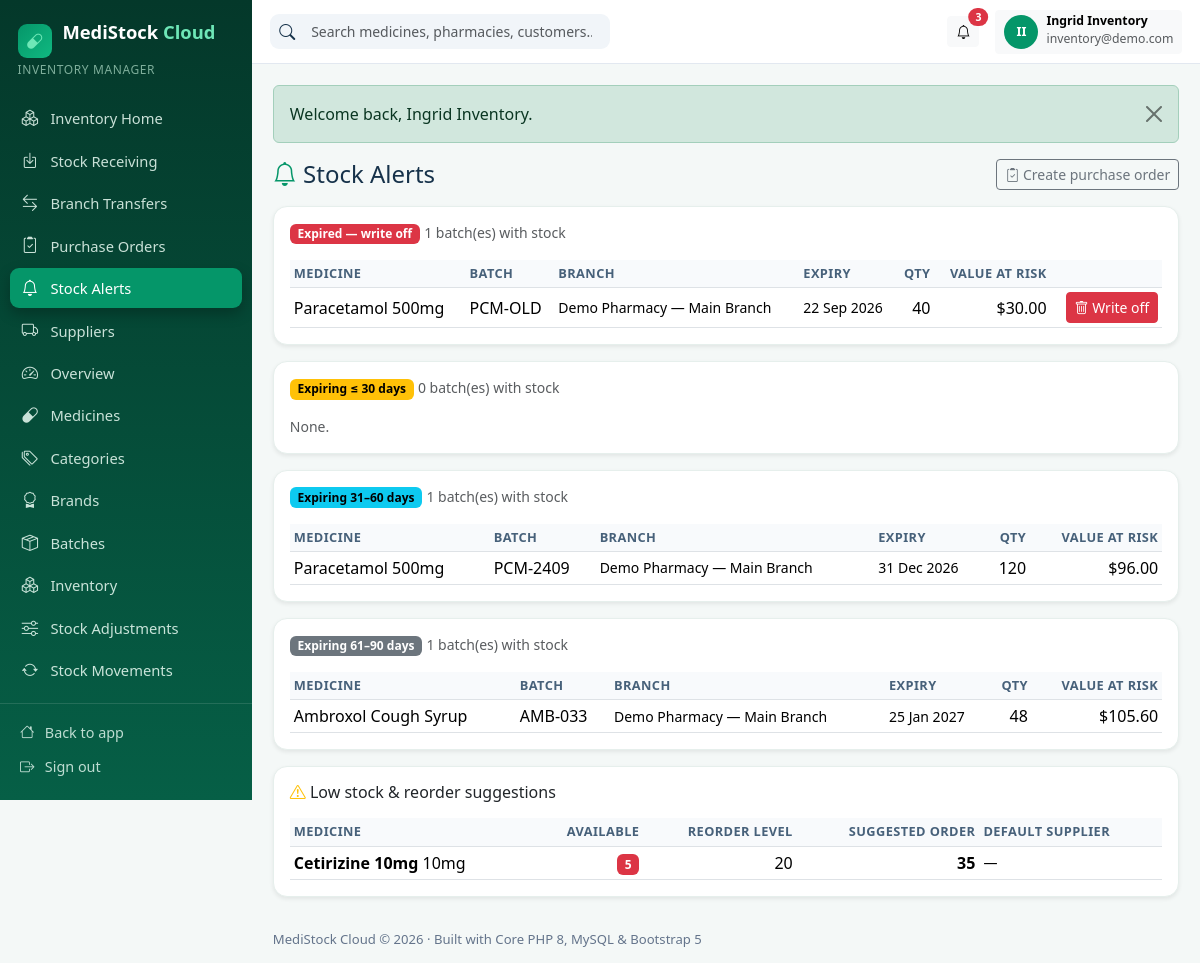
Page /inventory/alerts.php (signed in) on the committed database.
### tables this page shows
CREATE TABLE IF NOT EXISTS users (
    id                        INT UNSIGNED AUTO_INCREMENT PRIMARY KEY,
    tenant_id                 INT UNSIGNED NULL,           
    role_id                   INT UNSIGNED NOT NULL,
    name                      VARCHAR(120) NOT NULL,
    email                     VARCHAR(190) NOT NULL UNIQUE,
    password_hash             VARCHAR(255) NOT NULL,
    phone                     VARCHAR(40)  NULL,
    status                    ENUM('active','inactive','invited') NOT NULL DEFAULT 'active',
    email_verified_at         DATETIME NULL,
    email_verification_token  VARCHAR(100) NULL,
    invitation_token          VARCHAR(100) NULL,
    invited_at                DATETIME NULL,
    last_login_at             DATETIME NULL,
    created_at                TIMESTAMP NULL,
    updated_at                TIMESTAMP NULL,
    deleted_at                TIMESTAMP NULL,
    INDEX idx_users_tenant (tenant_id),
    CONSTRAINT fk_users_tenant FOREIGN KEY (tenant_id) REFERENCES tenants (id) ON DELETE CASCADE,
    CONSTRAINT fk_users_role   FOREIGN KEY (role_id)   REFERENCES roles (id)   ON DELETE RESTRICT
);

CREATE TABLE IF NOT EXISTS roles (
    id          INT UNSIGNED AUTO_INCREMENT PRIMARY KEY,
    `key`       VARCHAR(50)  NOT NULL UNIQUE,
    name        VARCHAR(100) NOT NULL,
    description VARCHAR(255) NULL,
    created_at  TIMESTAMP NULL,
    updated_at  TIMESTAMP NULL
);

CREATE TABLE IF NOT EXISTS batches (
    id                 INT UNSIGNED AUTO_INCREMENT PRIMARY KEY,
    tenant_id          INT UNSIGNED NOT NULL,
    branch_id          INT UNSIGNED NOT NULL,
    medicine_id        INT UNSIGNED NOT NULL,
    supplier_id        INT UNSIGNED NULL,
    batch_number       VARCHAR(60) NOT NULL,
    manufacturing_date DATE NULL,
    expiry_date        DATE NOT NULL,
    purchase_price     DECIMAL(10,2) NOT NULL DEFAULT 0,
    selling_price      DECIMAL(10,2) NOT NULL DEFAULT 0,
    quantity           INT NOT NULL DEFAULT 0,
    quantity_received  INT NOT NULL DEFAULT 0,
    created_at         TIMESTAMP NULL,
    updated_at         TIMESTAMP NULL,
    deleted_at         TIMESTAMP NULL,
    UNIQUE KEY uq_batch (tenant_id, branch_id, medicine_id, batch_number, expiry_date),
    INDEX idx_batch_expiry (tenant_id, expiry_date),
    INDEX idx_batch_fefo (tenant_id, medicine_id, expiry_date),
    CONSTRAINT fk_batch_tenant   FOREIGN KEY (tenant_id)   REFERENCES tenants (id)   ON DELETE CASCADE,
    CONSTRAINT fk_batch_branch   FOREIGN KEY (branch_id)   REFERENCES branches (id)  ON DELETE RESTRICT,
    CONSTRAINT fk_batch_medicine FOREIGN KEY (medicine_id) REFERENCES medicines (id) ON DELETE RESTRICT,
    CONSTRAINT fk_batch_supplier FOREIGN KEY (supplier_id) REFERENCES suppliers (id) ON DELETE SET NULL
);

CREATE TABLE IF NOT EXISTS medicines (
    id                    INT UNSIGNED AUTO_INCREMENT PRIMARY KEY,
    tenant_id             INT UNSIGNED NOT NULL,
    category_id           INT UNSIGNED NULL,
    brand_id              INT UNSIGNED NULL,
    name                  VARCHAR(180) NOT NULL,
    generic_name          VARCHAR(180) NULL,
    sku                   VARCHAR(60) NULL,
    barcode               VARCHAR(60) NULL,
    strength              VARCHAR(60) NULL,
    dosage_form           VARCHAR(60) NULL,
    unit                  VARCHAR(30) NOT NULL DEFAULT 'tablet',
    rack_location         VARCHAR(60) NULL,
    photo_path            VARCHAR(255) NULL,
    manufacturer          VARCHAR(140) NULL,
    default_supplier_id   INT UNSIGNED NULL,
    default_purchase_price DECIMAL(10,2) NOT NULL DEFAULT 0,
    default_selling_price  DECIMAL(10,2) NOT NULL DEFAULT 0,
    status                ENUM('active','inactive') NOT NULL DEFAULT 'active',
    reorder_level         INT NOT NULL DEFAULT 10,
    requires_prescription TINYINT(1) NOT NULL DEFAULT 0,
    description           TEXT NULL,
    created_at            TIMESTAMP NULL,
    updated_at            TIMESTAMP NULL,
    deleted_at            TIMESTAMP NULL,
    INDEX idx_med_tenant (tenant_id, name),
    INDEX idx_med_barcode (tenant_id, barcode),
    CONSTRAINT fk_med_tenant FOREIGN KEY (tenant_id) REFERENCES tenants (id) ON DELETE CASCADE,
    CONSTRAINT fk_med_cat    FOREIGN KEY (category_id) REFERENCES categories (id) ON DELETE SET NULL,
    CONSTRAINT fk_med_brand  FOREIGN KEY (brand_id) REFERENCES brands (id) ON DELETE SET NULL,
    CONSTRAINT fk_med_supplier FOREIGN KEY (default_supplier_id) REFERENCES suppliers (id) ON DELETE SET NULL
);

CREATE TABLE IF NOT EXISTS branches (
    id         INT UNSIGNED AUTO_INCREMENT PRIMARY KEY,
    tenant_id  INT UNSIGNED NOT NULL,
    name       VARCHAR(140) NOT NULL,
    code       VARCHAR(30)  NOT NULL,
    phone      VARCHAR(40)  NULL,
    email      VARCHAR(190) NULL,
    address    VARCHAR(255) NULL,
    city       VARCHAR(100) NULL,
    is_main    TINYINT(1) NOT NULL DEFAULT 0,
    status     ENUM('active','inactive') NOT NULL DEFAULT 'active',
    created_at TIMESTAMP NULL,
    updated_at TIMESTAMP NULL,
    deleted_at TIMESTAMP NULL,
    UNIQUE KEY uq_branch_code (tenant_id, code),
    CONSTRAINT fk_branch_tenant FOREIGN KEY (tenant_id) REFERENCES tenants (id) ON DELETE CASCADE
);

### public/inventory/alerts.php (the view, shortened to what the rows shown need)
<?php
$user = require_tenant();
$tid = tenant_id();
$pdo = db();
$buckets = [
    'Expired — write off' => ['expiry_date < CURDATE()', 'danger'],
    'Expiring ≤ 30 days' => ['expiry_date BETWEEN CURDATE() AND DATE_ADD(CURDATE(), INTERVAL 30 DAY)', 'warning'],
    'Expiring 31–60 days' => ['expiry_date BETWEEN DATE_ADD(CURDATE(), INTERVAL 31 DAY) AND DATE_ADD(CURDATE(), INTERVAL 60 DAY)', 'info'],
    'Expiring 61–90 days' => ['expiry_date BETWEEN DATE_ADD(CURDATE(), INTERVAL 61 DAY) AND DATE_ADD(CURDATE(), INTERVAL 90 DAY)', 'secondary'],
];
$bucketRows = [];
foreach ($buckets as $label => [$cond, $tone]) {
    $stmt = $pdo->prepare(
        "SELECT b.id, b.batch_number, b.expiry_date, b.quantity, b.purchase_price, m.name, br.name AS branch_name
           FROM batches b JOIN medicines m ON m.id = b.medicine_id JOIN branches br ON br.id = b.branch_id
          WHERE b.tenant_id = ? AND b.quantity > 0 AND b.deleted_at IS NULL AND {$cond}
          ORDER BY b.expiry_date ASC LIMIT 25"
    );
    $stmt->execute([$tid]);
    $bucketRows[$label] = [$tone, $stmt->fetchAll()];
}
$low = $pdo->prepare(
    'SELECT m.name, m.strength, m.reorder_level, s.name AS supplier_name,
            COALESCE(SUM(CASE WHEN b.expiry_date >= CURDATE() THEN b.quantity ELSE 0 END), 0) AS available
       FROM medicines m
       LEFT JOIN batches b ON b.medicine_id = m.id AND b.tenant_id = m.tenant_id AND b.deleted_at IS NULL
       LEFT JOIN suppliers s ON s.id = m.default_supplier_id
      WHERE m.tenant_id = ? AND m.deleted_at IS NULL AND m.status = "active"
      GROUP BY m.id HAVING available <= m.reorder_level ORDER BY available ASC'
);
$low->execute([$tid]);
$low = $low->fetchAll();
admin_header('Stock Alerts', 'inventory/alerts.php');
?>
<?php foreach ($bucketRows as $label => [$tone, $rows]): ?>
<div class="card shadow-sm mb-3"><div class="card-body">
  <h6 class="mb-3"><span class="badge text-bg-<?= e($tone) ?>"><?= e($label) ?></span> <span class="text-muted small"><?= count($rows) ?> batch(es) with stock</span></h6>
  <?php if (!$rows): ?><p class="text-muted small mb-0">None.</p><?php else: ?>
  <div class="table-responsive"><table class="table table-sm table-hover align-middle mb-0">
    <thead><tr><th>Medicine</th><th>Batch</th><th>Branch</th><th>Expiry</th><th class="text-end">Qty</th><th class="text-end">Value at risk</th><?php if ($tone === 'danger'): ?><th></th><?php endif; ?></tr></thead>
    <tbody>
    <?php foreach ($rows as $b): ?>
      <tr><td><?= e($b['name']) ?></td><td><?= e($b['batch_number']) ?></td><td class="small"><?= e($b['branch_name']) ?></td>
      <td class="small"><?= e(fmt_date($b['expiry_date'])) ?></td><td class="text-end"><?= (int)$b['quantity'] ?></td>
      <td class="text-end"><?= money((float)$b['quantity'] * (float)$b['purchase_price']) ?></td>
      <?php if ($tone === 'danger'): ?><td class="text-end">
        <?php if (can('stock.adjust')): ?>
        <form method="post" data-confirm="Write off this expired batch? The quantity goes to zero and the movement is recorded permanently."><?= csrf_field() ?><input type="hidden" name="batch_id" value="<?= (int)$b['id'] ?>"><button class="btn btn-sm btn-danger" type="submit"><i class="bi bi-trash"></i> Write off</button></form>
        <?php endif; ?>
      </td><?php endif; ?></tr>
    <?php endforeach; ?>
    </tbody>
  </table></div>
  <?php endif; ?>
</div></div>
<?php endforeach; ?>
<div class="card shadow-sm"><div class="card-body">
  <?php if (!$low): ?><p class="text-muted small mb-0">No medicine is at or below its reorder level.</p><?php else: ?>
  <div class="table-responsive"><table class="table table-sm table-hover align-middle mb-0">
    <thead><tr><th>Medicine</th><th class="text-end">Available</th><th class="text-end">Reorder level</th><th class="text-end">Suggested order</th><th>Default supplier</th></tr></thead>
  </table></div>
  <?php endif; ?>
</div></div>
<?php admin_footer(); ?>

### app/View.php (shortened to what the rows shown need)
<?php
function admin_menu(): array
{
    $role = current_user()['role_key'] ?? '';
    $posHref = in_array($role, ['cashier', 'pharmacist'], true) ? 'cashier/pos.php' : 'admin/pos.php';
    $items = [
        ['admin/dashboard.php', 'bi-speedometer2', 'Overview', 'dashboard.view'],
        [$posHref, 'bi-upc-scan', 'Pharmacy POS', 'pos.access'],
        ['admin/sales.php', 'bi-cart-check', 'Sales', 'sales.view'],
        ['admin/returns.php', 'bi-arrow-counterclockwise', 'Sales Returns', 'sales.manage'],
        ['admin/medicines.php', 'bi-capsule', 'Medicines', 'medicines.view'],
        ['admin/categories.php', 'bi-tags', 'Categories', 'medicines.view'],
        ['admin/brands.php', 'bi-award', 'Brands', 'medicines.view'],
        ['admin/batches.php', 'bi-box-seam', 'Batches', 'stock.view'],
        ['admin/inventory.php', 'bi-boxes', 'Inventory', 'stock.view'],
        ['admin/adjustments.php', 'bi-sliders', 'Stock Adjustments', 'stock.adjust'],
        ['admin/movements.php', 'bi-arrow-repeat', 'Stock Movements', 'stock.view'],
        ['admin/transfers.php', 'bi-arrow-left-right', 'Branch Transfers', 'stock.view'],
        ['admin/expiry.php', 'bi-calendar-x', 'Expiry Management', 'stock.view'],
        ['admin/lowstock.php', 'bi-exclamation-triangle', 'Low Stock Alerts', 'stock.view'],
        ['admin/purchases.php', 'bi-bag-plus', 'Purchases', 'purchases.manage'],
        ['admin/purchase-orders.php', 'bi-clipboard2-check', 'Purchase Orders', 'purchases.manage'],
        ['admin/suppliers.php', 'bi-truck', 'Suppliers', 'suppliers.manage'],
        ['admin/supplier-payments.php', 'bi-cash-coin', 'Supplier Payments', 'purchases.manage'],
        ['admin/customers.php', 'bi-person-heart', 'Customers', 'customers.manage'],
        ['admin/prescriptions.php', 'bi-file-earmark-medical', 'Prescriptions', 'prescriptions.manage'],
        ['admin/expenses.php', 'bi-wallet2', 'Expenses', 'expenses.manage'],
        ['admin/staff.php', 'bi-people', 'Staff', 'staff.manage'],
        ['admin/branches.php', 'bi-diagram-3', 'Branches', 'branches.manage'],
        ['admin/reports.php', 'bi-graph-up', 'Reports & Analytics', 'reports.view'],
        ['admin/subscription.php', 'bi-stars', 'Subscription', 'billing.manage'],
        ['admin/settings.php', 'bi-gear', 'Settings', 'settings.manage'],
    ];
    $items = array_values(array_filter($items, static fn($i) => $i[3] === null || can($i[3])));
    $roleItems = match ($role) {
        'pharmacist' => [
            ['pharmacist/dashboard.php', 'bi-clipboard2-pulse', 'Pharmacist Home', null],
            ['pharmacist/prescriptions.php', 'bi-file-earmark-medical', 'My Prescriptions', null],
            ['pharmacist/medicines.php', 'bi-search-heart', 'Medicine Search', null],
            ['pharmacist/dispensing.php', 'bi-clipboard-check', 'Dispensing Records', null],
            ['pharmacist/sales.php', 'bi-receipt', 'Sales History', null],
        ],
        'cashier' => [
            ['cashier/dashboard.php', 'bi-cash-register', 'Cashier Home', null],
            ['cashier/sales.php', 'bi-receipt', 'My Sales', null],
        ],
        'inventory_manager' => [
            ['inventory/dashboard.php', 'bi-boxes', 'Inventory Home', null],
            ['inventory/receiving.php', 'bi-box-arrow-in-down', 'Stock Receiving', null],
            ['inventory/transfers.php', 'bi-arrow-left-right', 'Branch Transfers', null],
            ['inventory/purchase-orders.php', 'bi-clipboard2-check', 'Purchase Orders', null],
            ['inventory/alerts.php', 'bi-bell', 'Stock Alerts', null],
            ['inventory/suppliers.php', 'bi-truck', 'Suppliers', null],
        ],
        default => [],
    };
    return array_merge($roleItems, $items);
}
function admin_header(string $title, string $active = ''): void
{
    $u = current_user();
    ?>
<!DOCTYPE html>
<html lang="en">
<head>
<link href="https://cdn.jsdelivr.net/npm/bootstrap@5.3.3/dist/css/bootstrap.min.css" rel="stylesheet">
<link href="https://cdn.jsdelivr.net/npm/bootstrap-icons@1.11.3/font/bootstrap-icons.min.css" rel="stylesheet">
<link href="<?= asset('css/style.css') ?>" rel="stylesheet">
</head>
<body class="admin-body">
<div class="admin-wrapper">
  <aside class="admin-sidebar" id="adminSidebar">
    <div class="sidebar-brand"><span class="brand-badge"><i class="bi bi-capsule"></i></span> MediStock <span>Cloud</span></div>
    <div class="sidebar-role"><?= e(is_super_admin() ? 'Platform Super Admin' : ($u['role_name'] ?? '')) ?></div>
    <nav class="sidebar-nav">
      <?php foreach (admin_menu() as [$href, $icon, $label, $perm]): ?>
        <a href="<?= url($href) ?>" class="<?= $active === $href ? 'active' : '' ?>"><i class="bi <?= e($icon) ?>"></i> <span><?= e($label) ?></span></a>
      <?php endforeach; ?>
    </nav>
    <div class="sidebar-footer">
      <a href="<?= url(is_super_admin() ? 'index.php' : 'admin/index.php') ?>"><i class="bi bi-house"></i> <span>Back to app</span></a>
      <a href="<?= url('logout.php') ?>"><i class="bi bi-box-arrow-right"></i> <span>Sign out</span></a>
    </div>
  </aside>
  <div class="admin-main">
    <header class="admin-topbar">
      <div class="ms-auto d-flex align-items-center gap-3">
        <div class="dropdown">
          <button class="btn btn-sm btn-light d-flex align-items-center gap-2" data-bs-toggle="dropdown">
            <span class="d-none d-md-inline text-start"><strong class="d-block small lh-1"><?= e($u['name'] ?? '') ?></strong><small class="text-muted"><?= e($u['email'] ?? '') ?></small></span>
          </button>
        </div>
      </div>
    </header>
    <main class="admin-content">
<?php
}
function admin_footer(): void
{
    ?>
    </main>
  </div>
</div>
</body>
</html>
<?php
}

### rows in the picture
users: role.name "INVENTORY MANAGER", name "Ingrid Inventory", email "inventory@demo.com"
batches: medicine.name "Paracetamol 500mg", batch_number "PCM-OLD", branch.name "Demo Pharmacy — Main Branch", expiry_date "22 Sep 2026", quantity "40", money((float)$b['quantity'] * (float)$b['purchase_price']) "$30.00"
batches: medicine.name "Paracetamol 500mg", batch_number "PCM-2409", branch.name "Demo Pharmacy — Main Branch", expiry_date "31 Dec 2026", quantity "120", money((float)$b['quantity'] * (float)$b['purchase_price']) "$96.00"
batches: medicine.name "Ambroxol Cough Syrup", batch_number "AMB-033", branch.name "Demo Pharmacy — Main Branch", expiry_date "25 Jan 2027", quantity "48", money((float)$b['quantity'] * (float)$b['purchase_price']) "$105.60"

### other values in the picture
$label "Inventory Home"
$label "Stock Receiving"
$label "Branch Transfers"
$label "Purchase Orders"
$label "Stock Alerts"
$label "Suppliers"
$label "Overview"
$label "Medicines"
$label "Categories"
$label "Brands"
$label "Batches"
$label "Inventory"
$label "Stock Adjustments"
$label "Stock Movements"
count($notifications) "3"
